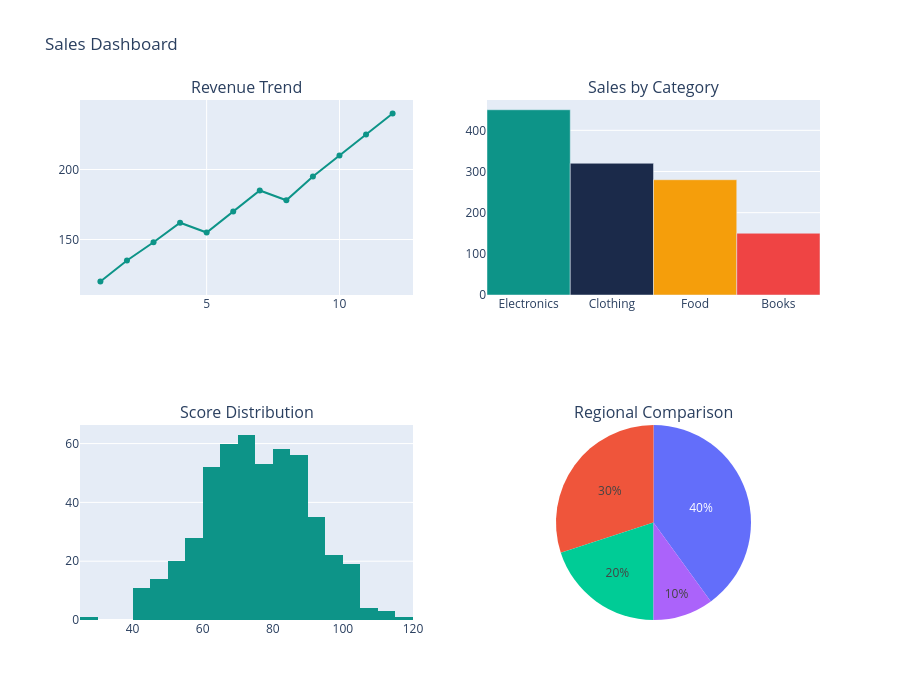

Notebook source saved alongside this figure:
### Markdown cell above
# Task 4.4:  Build a Mini Dashboard with Subplots

### Code cell
from plotly.subplots import make_subplots
import plotly.graph_objects as go

# Create a 2x2 dashboard grid
fig = make_subplots(rows=2, cols=2,
    subplot_titles=('Revenue Trend', 'Sales by Category', 
                    'Score Distribution', 'Regional Comparison'),
    specs=[[{'type': 'scatter'}, {'type': 'bar'}],
           [{'type': 'histogram'}, {'type': 'pie'}]])

# 1. Line chart
fig.add_trace(go.Scatter(x=list(range(1, 13)), y=[120,135,148,162,155,170,185,178,195,210,225,240],
    mode='lines+markers', name='Revenue', line=dict(color='#0D9488')), row=1, col=1)

# 2. Bar chart
fig.add_trace(go.Bar(x=['Electronics','Clothing','Food','Books'],
    y=[450,320,280,150], name='Sales',
    marker_color=['#0D9488','#1B2A4A','#F59E0B','#EF4444']), row=1, col=2)

# 3. Histogram
fig.add_trace(go.Histogram(x=np.random.normal(75, 15, 500),
    name='Scores', marker_color='#0D9488'), row=2, col=1)

# 4. Pie chart
fig.add_trace(go.Pie(labels=['East','West','North','South'],
    values=[40,30,20,10], name='Region'), row=2, col=2)

# Update layout and save
fig.update_layout(height=700, title_text='Sales Dashboard', showlegend=False)
fig.show()
fig.write_html('mini_dashboard.html') # Saved as HTML file [cite: 115]

### Figure 1 — Plotly figure (JSON) as saved in the notebook; plotly's stock layout.template omitted (floating-point values rounded to 4 significant figures; data arrays with more than 128 entries replaced by an {"elided": "..."} marker saying what was removed)
{"data": [{"line": {"color": "#0D9488"}, "mode": "lines+markers", "name": "Revenue", "type": "scatter", "x": [1, 2, 3, 4, 5, 6, 7, 8, 9, 10, 11, 12], "xaxis": "x", "y": [120, 135, 148, 162, 155, 170, 185, 178, 195, 210, 225, 240], "yaxis": "y"}, {"marker": {"color": ["#0D9488", "#1B2A4A", "#F59E0B", "#EF4444"]}, "name": "Sales", "type": "bar", "x": ["Electronics", "Clothing", "Food", "Books"], "xaxis": "x2", "y": [450, 320, 280, 150], "yaxis": "y2"}, {"marker": {"color": "#0D9488"}, "name": "Scores", "type": "histogram", "x": {"elided": "500 float values"}, "xaxis": "x3", "yaxis": "y3"}, {"domain": {"x": [0.55, 1], "y": [0, 0.375]}, "labels": ["East", "West", "North", "South"], "name": "Region", "type": "pie", "values": [40, 30, 20, 10]}], "layout": {"annotations": [{"font": {"size": 16}, "showarrow": false, "text": "Revenue Trend", "x": 0.225, "xanchor": "center", "xref": "paper", "y": 1, "yanchor": "bottom", "yref": "paper"}, {"font": {"size": 16}, "showarrow": false, "text": "Sales by Category", "x": 0.775, "xanchor": "center", "xref": "paper", "y": 1, "yanchor": "bottom", "yref": "paper"}, {"font": {"size": 16}, "showarrow": false, "text": "Score Distribution", "x": 0.225, "xanchor": "center", "xref": "paper", "y": 0.375, "yanchor": "bottom", "yref": "paper"}, {"font": {"size": 16}, "showarrow": false, "text": "Regional Comparison", "x": 0.775, "xanchor": "center", "xref": "paper", "y": 0.375, "yanchor": "bottom", "yref": "paper"}], "height": 700, "showlegend": false, "title": {"text": "Sales Dashboard"}, "xaxis": {"anchor": "y", "domain": [0, 0.45]}, "xaxis2": {"anchor": "y2", "domain": [0.55, 1]}, "xaxis3": {"anchor": "y3", "domain": [0, 0.45]}, "yaxis": {"anchor": "x", "domain": [0.625, 1]}, "yaxis2": {"anchor": "x2", "domain": [0.625, 1]}, "yaxis3": {"anchor": "x3", "domain": [0, 0.375]}}}
